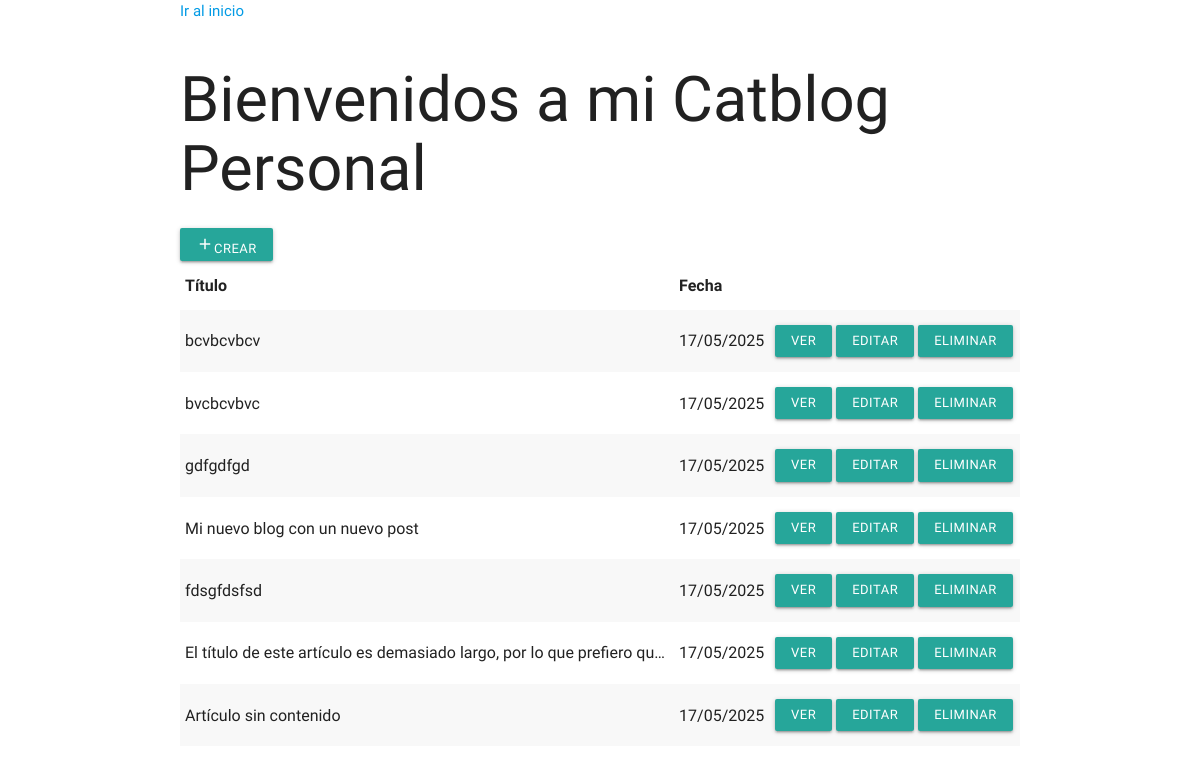
The page / on the database its author committed.
### catblog/models.py (models this page shows)
class Post(models.Model):
    id = models.AutoField(primary_key=True)
    title = models.CharField(max_length=50, verbose_name="Título")
    content = models.TextField(max_length=1000, verbose_name="Contenido")
    publish_date = models.DateField(default=timezone.now, verbose_name="Fecha de Publicación", help_text="aa-mm-dd")
    active_post = models.BooleanField(default=True, verbose_name="Activo")
    category = models.ForeignKey(Category, null=True, on_delete=models.CASCADE, verbose_name="Categoría")
    tags = models.ManyToManyField(Tag, verbose_name="Etiquetas")
    def __str__(self):
        return self.title

### catblog/views.py (the view)
# urls.py: path('', views.index, name='index'),
def index(request):
    posts = Post.objects.filter(active_post=True).order_by('publish_date')
    print(posts)
    context = {
        'posts': posts,
    }
    return render(request, 'index.html', context)

### catblog/templates/index.html
{% extends "base.html" %}
{% block content %}
    <a class="waves-effect waves-light btn-small" href="{% url 'create_post' %}"><i class="material-icons">add</i>Crear</a>
    <table class="striped">
        <thead>
            <th>Título</th>
            <th>Fecha</th>
            <th>&nbsp;</th>
        </thead>
        <tbody>
            {% for post in posts %}
            <tr>
                <td>{{ post.title|truncatechars:70 }}</td>
                <td>{{ post.publish_date|date:"d/m/Y" }}</td>
                <td>
                    <a class="waves-effect waves-light btn-small" href="{% url 'view_post' %}?id={{ post.id }}">Ver</a>
                    <a class="waves-effect waves-light btn-small" href="{% url 'edit_post' %}?id={{ post.id }}">Editar</a>
                    <a class="waves-effect waves-light btn-small" href="{% url 'delete_post' %}?id={{ post.id }}">Eliminar</a>
                </td>
            </tr>
            {% endfor %}
        </tbody>
    </table>
{% endblock %}

### catblog/templates/base.html (shortened to what this page needs)
<html>
        <link rel="stylesheet" href="https://cdnjs.cloudflare.com/ajax/libs/materialize/1.0.0/css/materialize.min.css"/>
    <body>
        <div class="container">
            {% include "header.html" %}
            {% block content %}{% endblock %}
        </div>
    </body>
</html>

### catblog/templates/header.html
<div>
    <a href="{% url 'index' %}">Ir al inicio</a>
    <h1>Bienvenidos a mi Catblog Personal</h1>
</div>

### catblog/templates/base.html (style rules this page uses)
body { font-family: "Anta", sans-serif; }

### rows shown on the page
Post: title "bcvbcvbcv", publish_date "17/05/2025"
Post: title "bvcbcvbvc", publish_date "17/05/2025"
Post: title "gdfgdfgd", publish_date "17/05/2025"
Post: title "Mi nuevo blog con un nuevo post", publish_date "17/05/2025"
Post: title "fdsgfdsfsd", publish_date "17/05/2025"
Post: title "El título de este artículo es demasiado largo, por lo que prefiero qu…", publish_date "17/05/2025"
Post: title "Artículo sin contenido", publish_date "17/05/2025"
